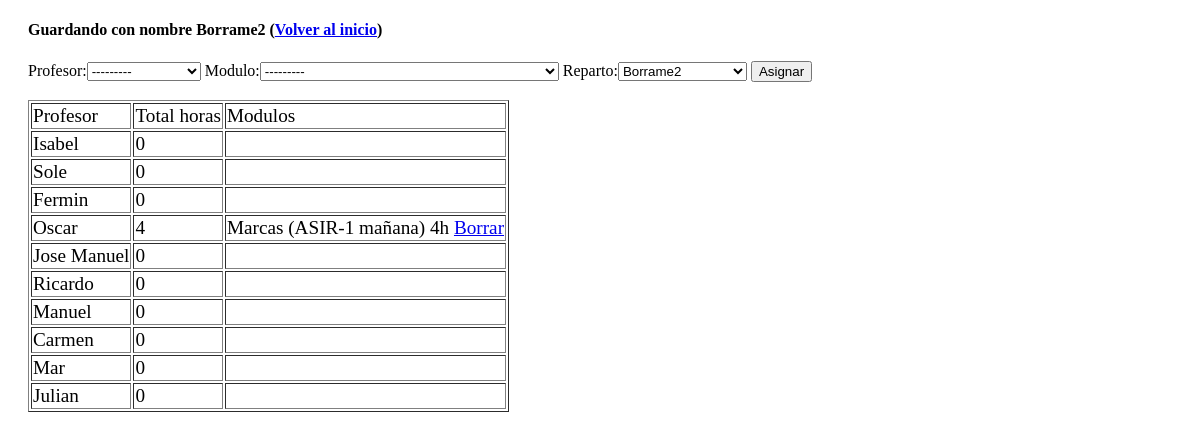
The page /reparto/repartir/Borrame2 on the database its author committed.
### reparto/models.py (models this page shows)
class Reparto(models.Model):
    nombre      =       models.CharField(max_length=70)
    def __str__(self):
        return self.nombre

class Profesor(models.Model):
    nombre      =       models.CharField(max_length=30)
    prioridad   =       models.IntegerField(default=0)
    def __str__(self):
        return str(self.prioridad)+".-"+self.nombre
    class Meta:
        ordering=["prioridad"]

class Modulo(models.Model):
    nombre      =       models.CharField(max_length=70)
    curso       =       models.CharField(max_length=6)
    horas       =       models.IntegerField(default=0)
    turno       =       models.CharField(max_length=15)
    class Meta:
        ordering=["nombre"]
    def __str__(self):
        return self.nombre +" ("+self.curso +" " + self.turno +") " + str(self.horas)+"h"

### reparto/views.py (the view)
# urls.py: path('repartir/<str:nombre_reparto>', views.repartir, name='repartir'),
def repartir(peticion, nombre_reparto):
    if peticion.method=="POST":
        asignacion=AsignacionForm(peticion.POST)
        asignacion.save()
        return redirect('repartir', nombre_reparto=nombre_reparto)
    else:
        diccionario=dict()
        diccionario["nombre_reparto"]=nombre_reparto
        profesores=Profesor.objects.all()
        diccionario["profesores"]=profesores
        objeto_reparto=Reparto.objects.get(nombre=nombre_reparto)
        modulos_no_asignados=obtener_modulos_sin_asignar_en_este_reparto(nombre_reparto)
        asignacion=AsignacionForm(
            initial={'reparto':objeto_reparto},
        )
        asignacion.fields["modulo"].queryset=modulos_no_asignados;
        diccionario["asignacion"]=asignacion
        diccionario["informacion_profesores"]=get_datos_profesores(nombre_reparto)
        return render(peticion, "reparto/repartir.html", diccionario)

### reparto/views.py
class AsignacionForm(ModelForm):
    class Meta:
        model=Asignacion
        fields= ['profesor', 'modulo', 'reparto']

### reparto/views.py (called while the page is built)
def obtener_modulos_sin_asignar_en_este_reparto(nombre_reparto):
    reparto=Reparto.objects.get(nombre=nombre_reparto)
    modulos_ya_asignados=reparto.asignacion_set.all().values("modulo")
    modulos_sin_asignar=Modulo.objects.all()
    diferencia=modulos_sin_asignar.exclude(pk__in=modulos_ya_asignados)
    return diferencia

def get_datos_profesores(nombre_reparto):
    objeto_reparto=Reparto.objects.get(nombre=nombre_reparto)
    asignaciones=objeto_reparto.asignacion_set
    profesores=Profesor.objects.all()
    lista_profesores=ListaProfesores()
    for p in profesores:
        lista_profesores.anadir_profesor(p)
    for a in asignaciones.all():
        modulo=a.modulo
        profesor=a.profesor
        lista_profesores.asignar_modulo_profesor(profesor, modulo)
    return lista_profesores.lista_profesores

    def anadir_modulo(self, modulo):
        self.modulos.append(modulo)
        self.horas=self.horas + modulo.horas

    def anadir_profesor(self, profesor):
        objeto_profesor=ProfesorEnReparto(profesor.nombre, profesor.id)
        self.lista_profesores.append(objeto_profesor)

    def asignar_modulo_profesor(self, profesor, modulo):
        for p in self.lista_profesores:
            if p.nombre==profesor.nombre:
                p.anadir_modulo(modulo)

### reparto/templates/reparto/repartir.html (shortened to what this page needs)
{%extends 'reparto/base.html'%}
{%block contenido%}
<h4>Guardando con nombre {{nombre_reparto}} (<a href="{% url 'index' %}">Volver al inicio</a>)</h4>
<form action="{% url 'repartir' nombre_reparto %}" method="post">
{{asignacion}}
<input type="submit" value="Asignar">
</form>
<br/>
<table border='1' class="table">
    <tr>
        <td>Profesor</td>
        <td>Total horas</td>
        <td>Modulos</td>
    </tr>
    {%for p in informacion_profesores%}
    <tr>
        <td>{{p.nombre}}</td>
        <td>{{p.horas}}</td>
        <td>
        {%for modulo in p.modulos%}
        {{modulo}}
        <a  onclick="return confirm('¿Seguro que quieres borrar?');"   href="{%url 'borrar' modulo.id p.id nombre_reparto%}">Borrar</a>
        <br/>
        {%endfor%}
        </td>
    </tr>
    {%endfor%}
</table>
{%endblock%}

### reparto/templates/reparto/base.html (style rules this page uses)
table { font-size: larger; }

### rows shown on the page
Reparto: nombre "Borrame2"
Profesor: nombre "Isabel"
Profesor: nombre "Sole"
Profesor: nombre "Fermin"
Profesor: nombre "Oscar"
Modulo: nombre+curso+turno "Marcas (ASIR-1 mañana) 4h"
Profesor: nombre "Jose Manuel"
Profesor: nombre "Ricardo"
Profesor: nombre "Manuel"
Profesor: nombre "Carmen"
Profesor: nombre "Mar"
Profesor: nombre "Julian"

### other values the page prints
{{ p.horas }} "0" "0" "0" "4" "0" "0" "0" "0" "0" "0"
